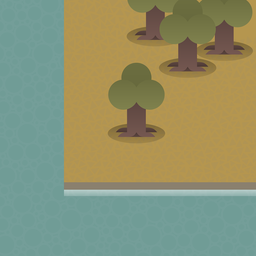
#> input picture pic2_rgb.png, 256 x 256 px, shrunk from 1000 x 1000 before the run
$ python png2hsl.py
#> lines starting #> are read from the running program, lines starting #| are printed output that depends on the picture
from PIL import Image

def rgb2hsl(r,g,b,a):
    r /= 255
    g /= 255
    b /= 255
    M = max(r, g, b)
    m = min(r, g, b)
    l = M
    if M==m:
        h = 0
        s = 0
    else:
        d = M-m
        s = d/l
        if M==r:
            if g<b: h = (g-b)/d+6
            else: h = (g-b)/d
        if M==g: h = (b-r)/d+2
        if M==b: h = (r-g)/d+4
    h /= 6
    h = int(h*255)
    s = int(s*255)
    l = int(l*255)
    return (h,s,l,a)

im = Image.open('pic2_rgb.png')
#> im is the input picture: PIL image 256x256 RGBA; mean R, G, B, A 140.8, 146.5, 111.7, 255
pix = im.load()
print(im.size)
#| (256, 256)
for x in range(im.size[0]):
    for y in range(im.size[1]):
        pix[x,y] = rgb2hsl(pix[x,y][0], pix[x,y][1], pix[x,y][2], pix[x,y][3])
im.save('pic2_hsl.png')
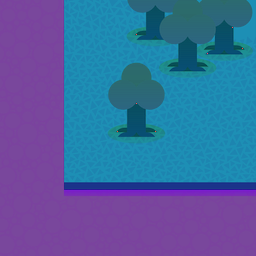
#> saved as pic2_hsl.png: PIL image 256x256 RGBA; mean R, G, B, A 70.3, 100.3, 159.8, 255

$ run again, with pic_hsl.png copied over pic2_rgb.png
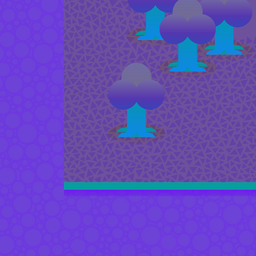
#> input picture pic_hsl.png, 256 x 256 px, shrunk from 1000 x 1000 before the run
#> im is the input picture: PIL image 256x256 RGBA; mean R, G, B, A 99.6, 73.6, 187.7, 255
#| (256, 256)
#> `im.save('pic2_hsl.png')`:
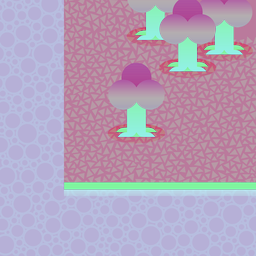
#> saved as pic2_hsl.png: PIL image 256x256 RGBA; mean R, G, B, A 180.1, 162.2, 187.7, 255

$ run again, with pic_rgb.png copied over pic2_rgb.png
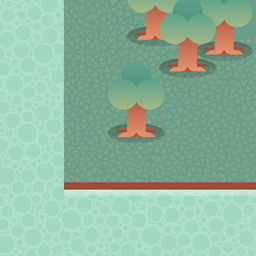
#> input picture pic_rgb.png, 256 x 256 px, shrunk from 1000 x 1000 before the run
#> im is the input picture: PIL image 256x256 RGBA; mean R, G, B, A 141.3, 182.4, 158.4, 255
#| (256, 256)
#> `im.save('pic2_hsl.png')`:
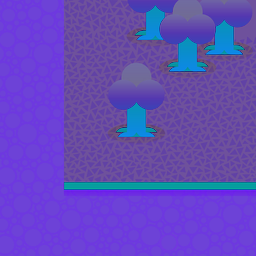
#> saved as pic2_hsl.png: PIL image 256x256 RGBA; mean R, G, B, A 99.4, 73.3, 187.6, 255
